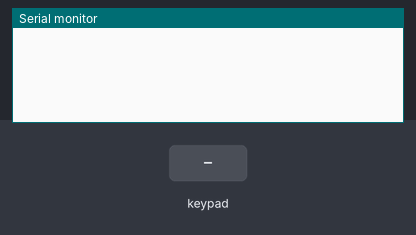
Bench run of a sketch on a simulated Arduino Uno, built with avr-gcc and run on an emulated ATmega328P. On the bench: the last lines printed to the serial monitor. The test bench sets the inputs (shaded band).

Above: at 1.2 s.
1.3 s: key '1' pressed
At 2.4 s:
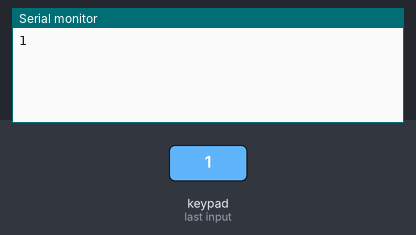
2.8 s: keypad keys 5 4 3 2 # pressed 0.4 s apart
At 4.9 s:
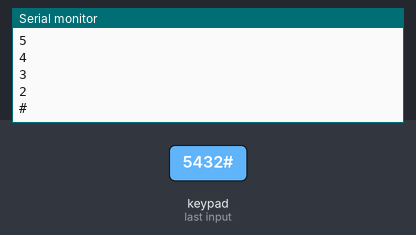
6.3 s: key 'A' pressed
At 7.5 s:
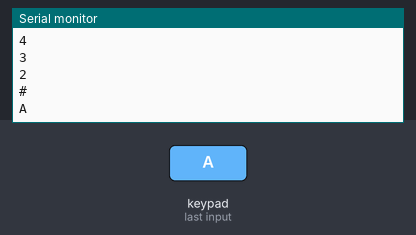
7.8 s: keypad keys 5 4 3 2 * pressed 0.4 s apart
At 9.8 s:
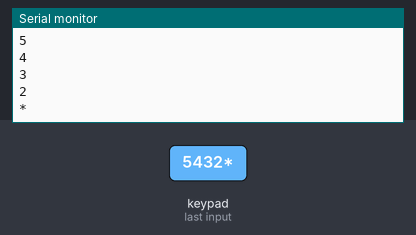
11.3 s: key 'B' pressed
At 12.4 s:
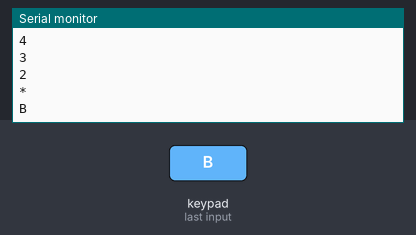
12.8 s: keypad keys 5 4 3 2 D pressed 0.4 s apart
At 15.8 s:
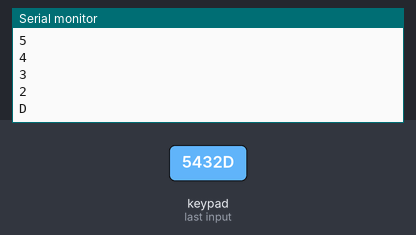
Timing chart, 0 to 17.3 s (numbered marks = the images above; inputs shaded):
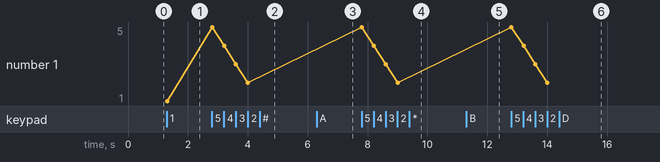

The sketch:

Keypad_Test.ino
```cpp
/*-------------------Keypad_Test------------------------*/
/*-------------Source Code by---------------------------*/
/*------Modified & Adapted by Habib.m @Hab_mz-----------*/
/*-----------------------V1.1---------------------------*/

#include <Keypad.h>

const byte ROWS = 4; //4 baris
const byte COLS = 4; //4 kolom
char keys[ROWS][COLS] = {
  {'1','2','3','A'},
  {'4','5','6','B'},
  {'7','8','9','C'},
  {'*','0','#','D'}
};

byte colPins[COLS] = {5, 4, 3, 2}; // {9, 8, 7, 6} pin 2,3,4,5 untuk pin kolom keypad (lihat gambar)
byte rowPins[ROWS] = {9, 8, 7, 6}; // {5, 4, 3, 2} pin 6,7,8,9 untuk pin baris keypad (lihat gambar)

Keypad keypad = Keypad( makeKeymap(keys), rowPins, colPins, ROWS, COLS );

void setup(){
  Serial.begin(9600);
}

void loop(){
  char key = keypad.getKey();
  if (key){
    Serial.println(key);
  }

}
```

Measured:
- after the input at 1.3 s, the serial monitor: prints a new line at once (image 1)
- after the input at 2.8 s, the serial monitor: prints a new line at once (image 2)
- after the input at 6.3 s, the serial monitor: prints a new line at once (image 3)
- after the input at 7.8 s, the serial monitor: prints a new line at once (image 4)
- after the input at 11.3 s, the serial monitor: prints a new line at once (image 5)
- after the input at 12.8 s, the serial monitor: prints a new line at once (image 6)
- plotted number 1: 1 → 2 after the input at 2.8 s
